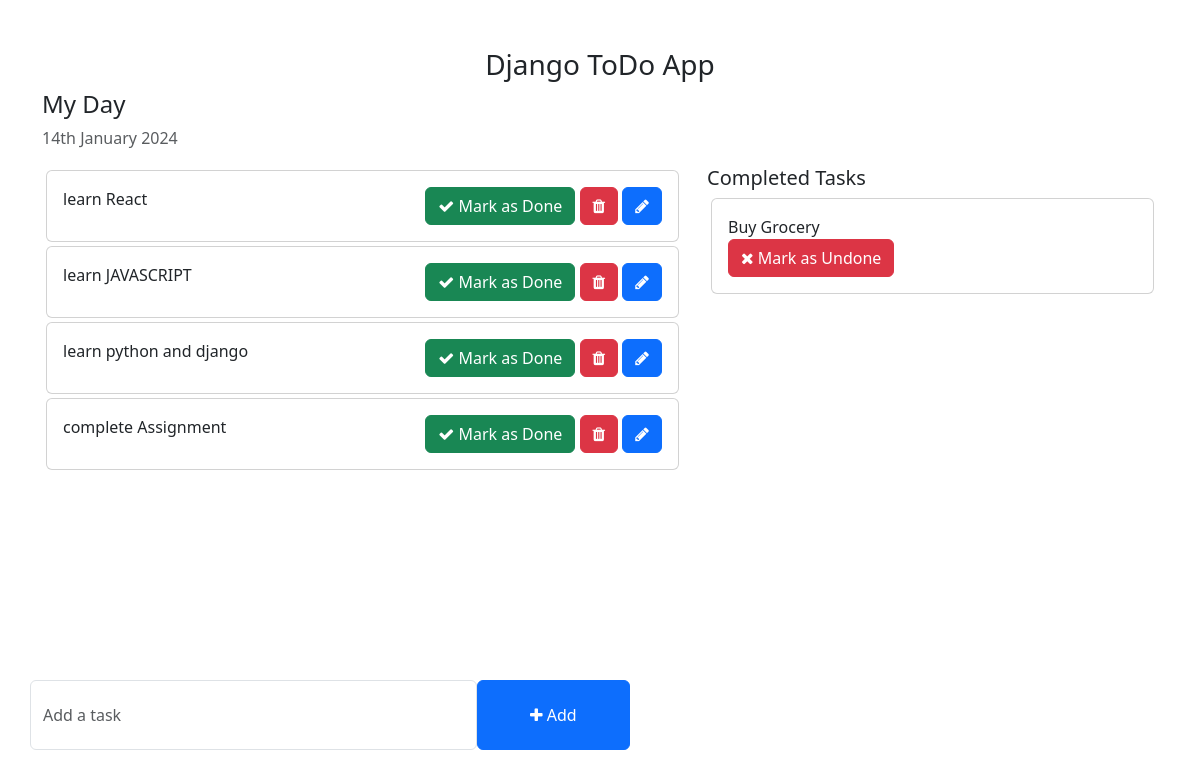
Before: / with the older database file.
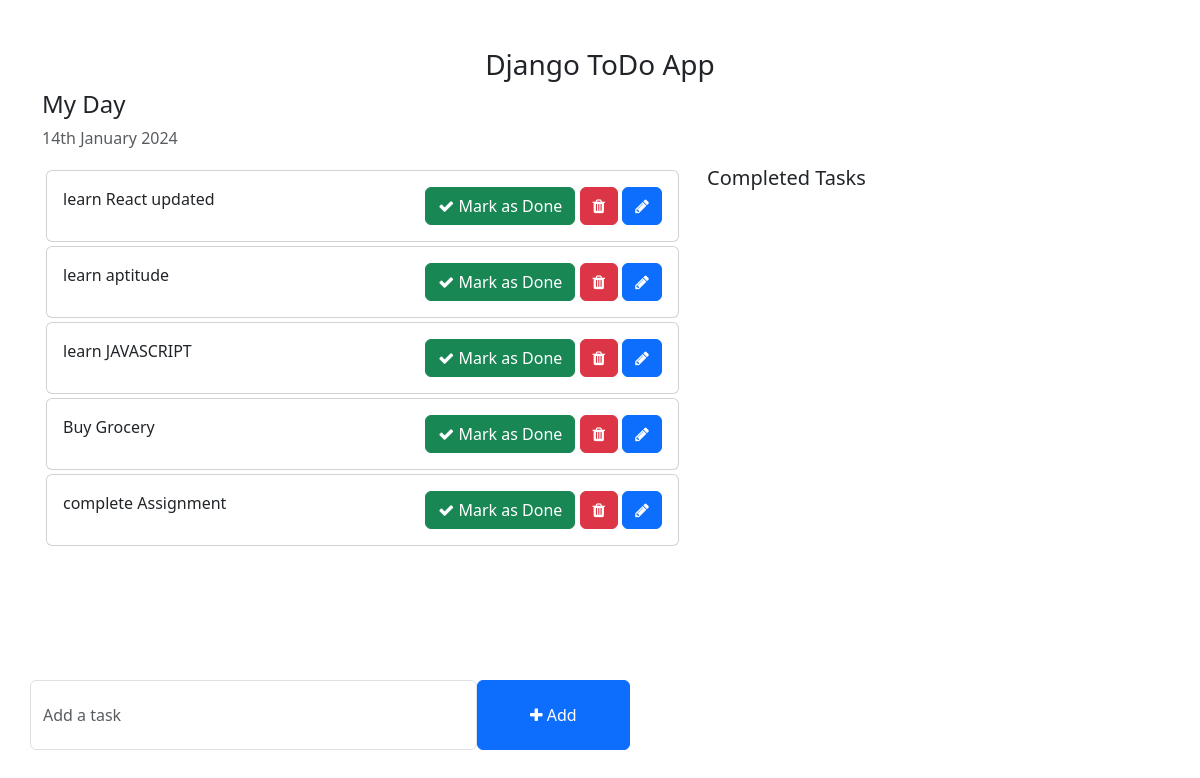
After: the same page with the newer database file.
### todo/models.py (models this page shows, shortened)
class Task(models.Model):
    task = models.CharField(max_length=250)
    is_completed=models.BooleanField(default=False)
    created_at=models.DateTimeField(auto_now=True)
    update_at =models.DateTimeField(auto_now=True)

### todo_main/views.py (the view)
# urls.py: 2. Add a URL to urlpatterns:  path('', views.home, name='home')
def home(request):
    tasks = Task.objects.filter(is_completed=False).order_by('-update_at')
    completed_tasks=Task.objects.filter(is_completed=True)
    context={
        'tasks':tasks,
        'completed_tasks':completed_tasks
    }
    return render(request,'home.html',context)

### templates/home.html (shortened to what this page needs)
<!DOCTYPE html>
<html lang="en">
<head>
    <link href="https://cdn.jsdelivr.net/npm/bootstrap@5.3.0-alpha1/dist/css/bootstrap.min.css" rel="stylesheet">
    <link rel="stylesheet" href="https://cdnjs.cloudflare.com/ajax/libs/font-awesome/4.7.0/css/font-awesome.min.css">
</head>
<body>
    <div class="container">
        <h3 class="pt-5 text-center">Django ToDo App</h3>
        <div class="row">
            <h4>My Day</h4>
            <p class="text-muted">{% now "jS F Y" %}</p>
            <div class="col-md-7 col-lg-7" style="height: 450px; overflow: scroll;">
                {% for task in tasks %}
                <div class="card m-1">
                    <div class="card-body">
                        {{task.task}}
                        <span style="position: relative; float: right;">
                            <a href={% url 'mark_as_done' task.pk %} class="btn btn-success"><i class="fa fa-check"></i> Mark as Done</a>
                            <a href={% url 'delete_task' task.pk %} class="btn btn-danger"><i class="fa fa-trash"></i></a>
                            <a href={% url 'edit' task.pk %} class="btn btn-primary"><i class="fa fa-pencil"></i></a>
                        </span>
                    </div>
                </div>
                {% endfor %}
            </div>
            <div class="col-md-5 col-lg-5">
                <h5>Completed Tasks</h5>
                {% for task in completed_tasks %}
                <div class="card m-1">
                    <div class="card-body">
                        {{task.task}}
                        <br>
                        <a href="{% url 'mark_as_undone' task.pk %}" class="btn btn-danger"><i class="fa fa-times"></i> Mark as Undone</a>
                    </div>
                </div>
                {% endfor %}
            </div>
        </div>
        <div class="row">
            <div class="col-md-6 col-lg-6 p-0" style="position: absolute; bottom: 50px;">
                <form action="{% url 'addtask' %}" method="POST">
                    <div class="form-group">
                        <span style="display: flex;">
                            <input type="text" name="task" class="form-control" placeholder="Add a task">
                            <button type='submit' class="btn btn-primary" style="width: 200px;"><i class="fa fa-plus"></i> Add</button>
                        </span>
                    </div>
                </form>
            </div>
        </div>
    </div>
</body>
</html>

### templates/home.html (style rules this page uses)
.form-control { padding: 1.375rem .75rem !important; }

Changed rows visible on the page:
removed Task: task "learn python and django", shown under "My Day"
changed Task: task "learn React" → "learn React updated"
added Task: task "learn aptitude", shown under "My Day"
changed Task "Buy Grocery": moves from the list under "Completed Tasks" to the list under "My Day"
